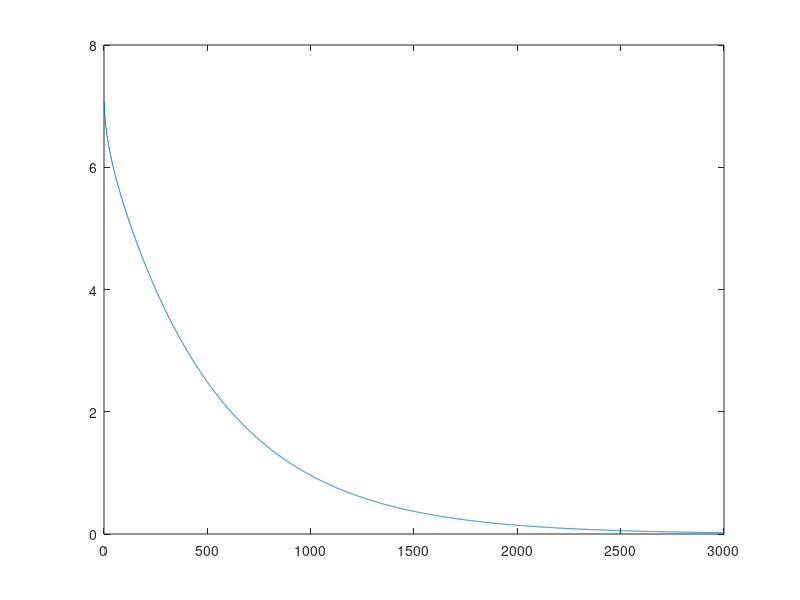

Recreate this plot in MATLAB.
clear all;
%
%
% Steepest descent method:
%
%            Ax = b
%
%  A nonsymmetric case that works
%
%A=[0.5,0,-0.25;-0.25,0.25,0.75; 0,0,0.75];
%b=[3;-3;3];
%xbar=[8;-16;4];  % exact solution
%
%
%
%  A symmetric positive definite case
%  has e-vals: 2 2+sqrt(2),2-sqrt(2)
%    

M=50;
a=2;
am=-1;
ap=-1;
A=diag(a*ones(1,M))+diag(ap*ones(1,M-1),1)+diag(am*ones(1,M-1),-1);
xbar=ones(M,1); % exact solution
b=A*xbar;
xn=zeros(M,1); % initial guess
%
format long
% 
N=3000;
for n=1:N
    rn=A*xn-b;
    an=(rn'*rn)./(rn'*(A*rn));
    xnp=xn-an*rn;
    en=xn-xbar;
    R(n,:)=[n,xn',norm(en,2)];
    xn=xnp;
end
%
%
len=length(R(1,:));
plot(R(:,len));